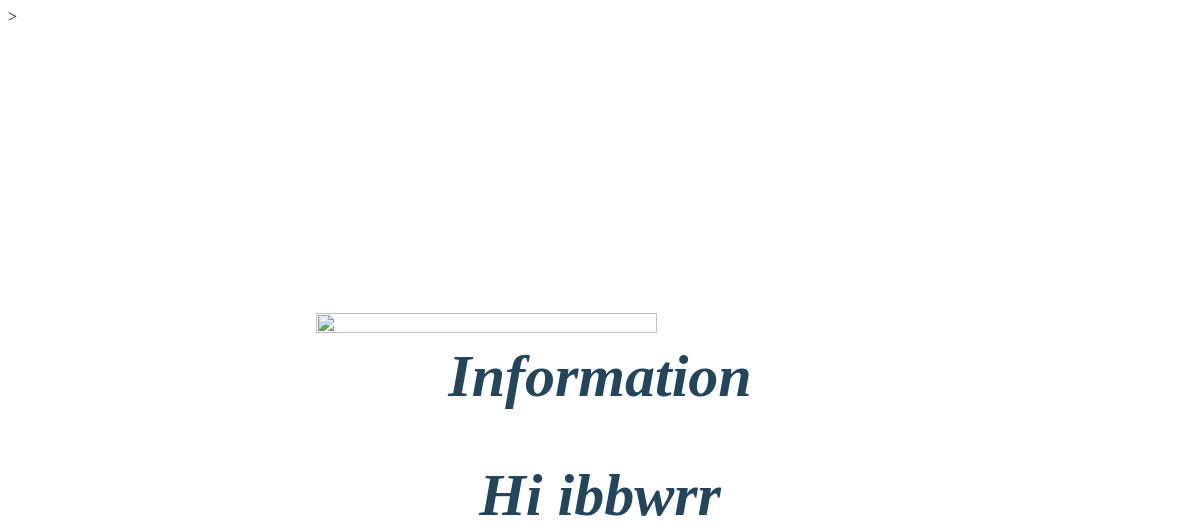
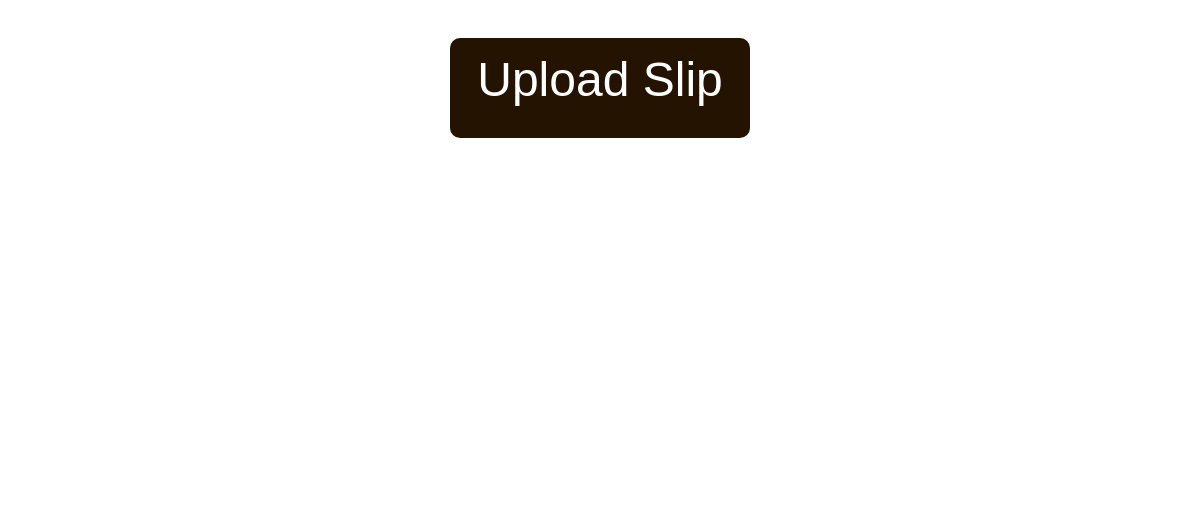
Before: /app/detail_reserve/ (signed in) with the older database file (2 pictures, top to bottom).
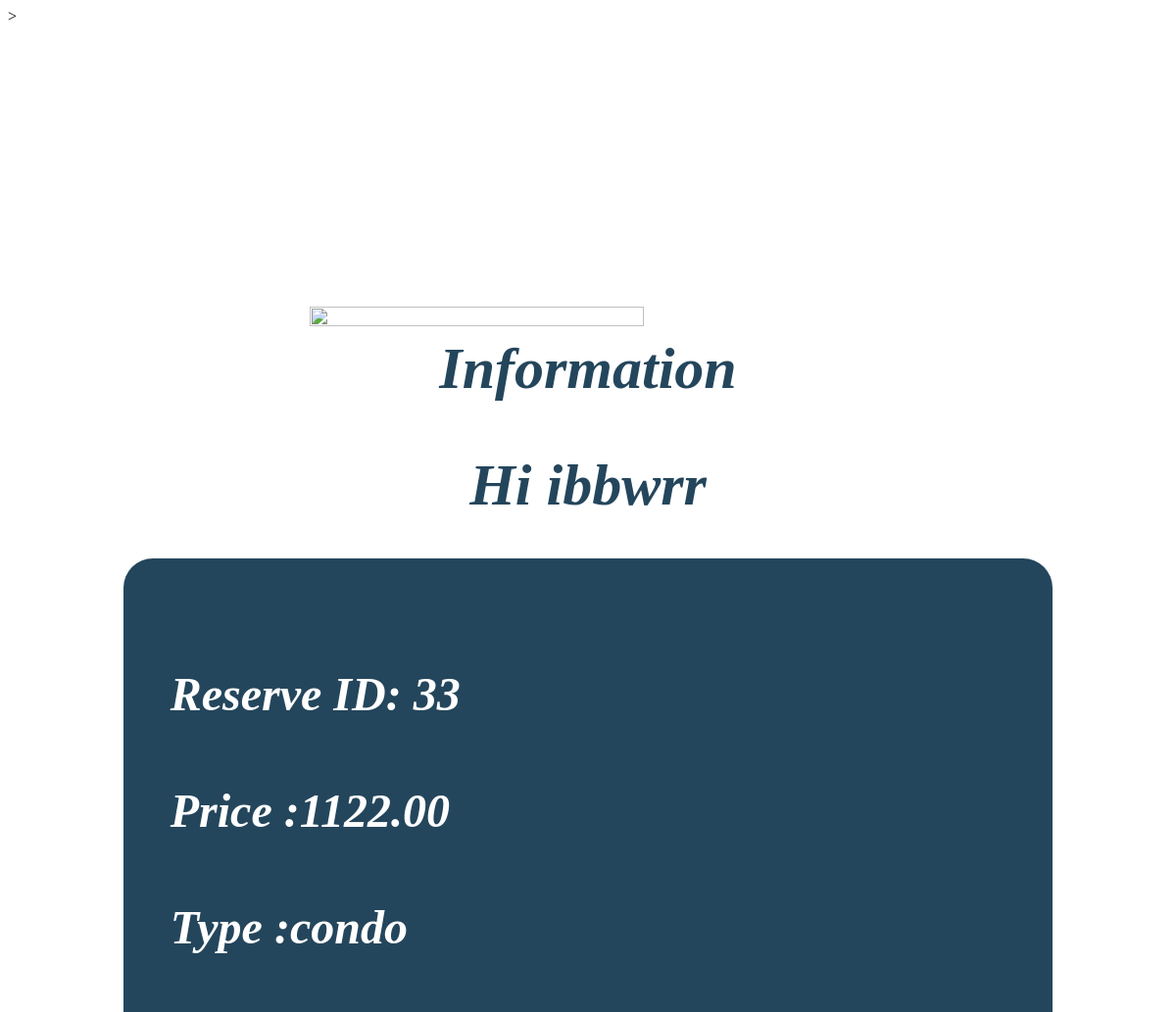
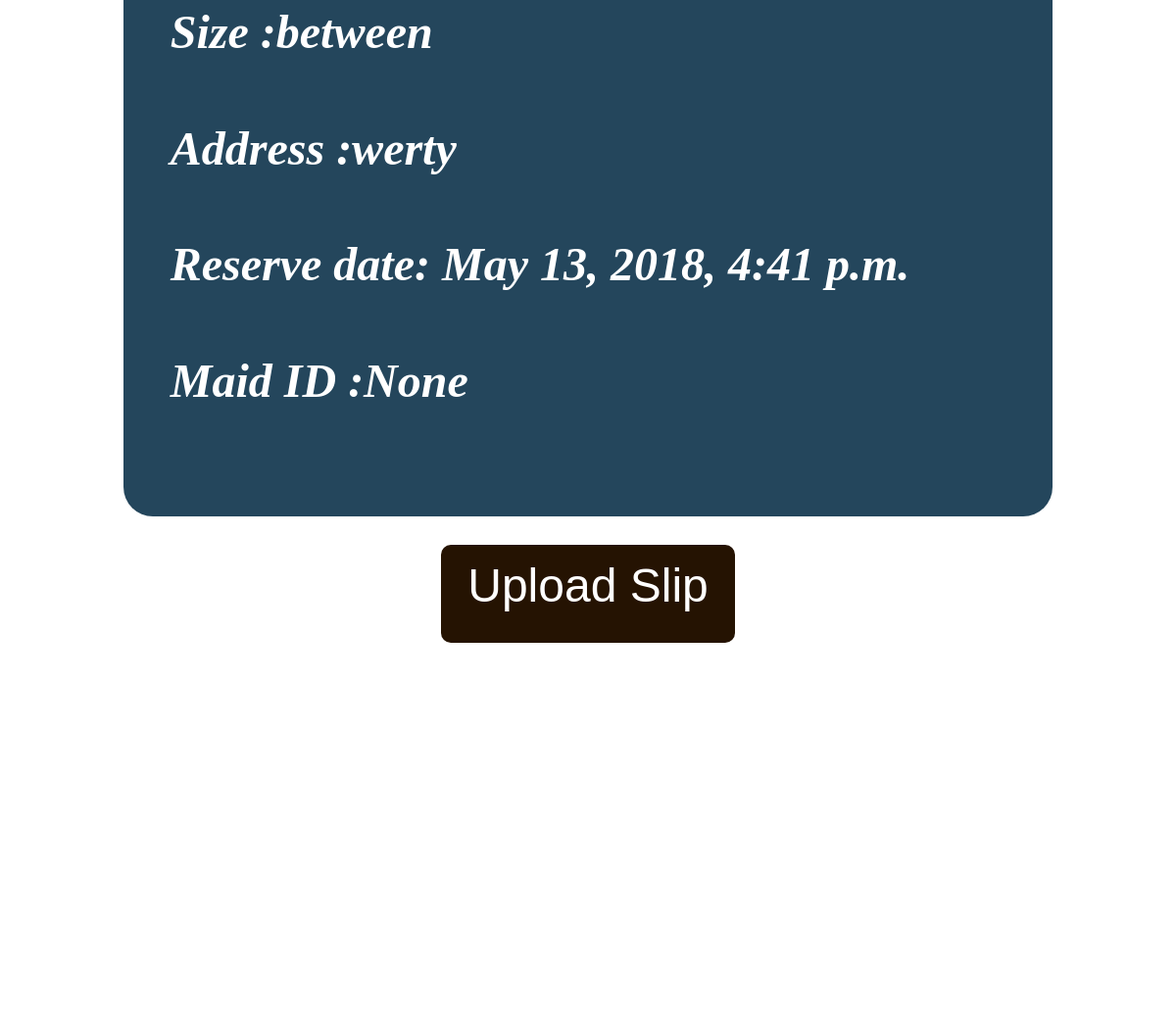
After: the same page with the newer database file (2 pictures, top to bottom).
### customer/models.py (models this page shows, shortened)
class Reserve(models.Model):
	reserve_date = models.DateTimeField(default=timezone.now )
	cost = models.DecimalField(max_digits=15, decimal_places=2, blank=True, null=True)
	typearea = models.CharField(choices=TYPEAREA_CHOICES, max_length=128, null=True)
	size = models.CharField(choices=SIZE_CHOICES, max_length=128, null=True)
	addresswork = models.CharField(max_length=200,null=True)
	datework = models.DateTimeField(default=timezone.now )
	maid_id = models.ForeignKey("Maid", on_delete=models.SET_NULL, blank=True,null=True)
	user = models.OneToOneField(User, on_delete=models.SET_NULL,null=True, blank=True)

### customer/views.py (the view)
# urls.py: path('detail_reserve/', getinfo, name='detail_reserve'),
@login_required
def	getinfo(request,pk=None):
    pk = User.objects.get(username = request.user.username)
    temp = Reserve.objects.filter(user_id=pk.id)
    return render(request, 'detail_reserve.html', {'object_list':temp})

### customer/templates/detail_reserve.html (shortened to what this page needs)
<html>
<head>
      </head>
      <body class="signin-bg">
            <div class="register-content">
                  <div class="logobg">
                          <img class="logo" src="../../img/logo.png">
                          <h1 class="sign-text">Information</h1>
                      </div>
<h1 class="sign-text">Hi {{ user.username }}</h1>
{% for temp in object_list %}
<div class="work-text">
<h4>Reserve ID: {{temp.id}}</h4>
<h4>Price :{{temp.cost}}</h4>
<h4>Type :{{temp.typearea}}</h4>
<h4>Size :{{temp.size}}</h4>
<h4>Address :{{temp.addresswork}}</h4>
<h4>Reserve date: {{temp.datework}}</h4>
<h4>Maid ID :{{temp.maid_id}}</h4>
</div>
{% endfor %}
<button class="button-content" ><a style="color: white;text-decoration:unset;" href="{% url 'slipform' %}">Upload Slip</a></button>
</div>
</body>
</html>

Changed rows visible on the page:
added Reserve: id "33", cost "1122.00", typearea "condo", size "between", addresswork "werty", datework "May 13, 2018, 4:41 p.m.", maid_id "None"
